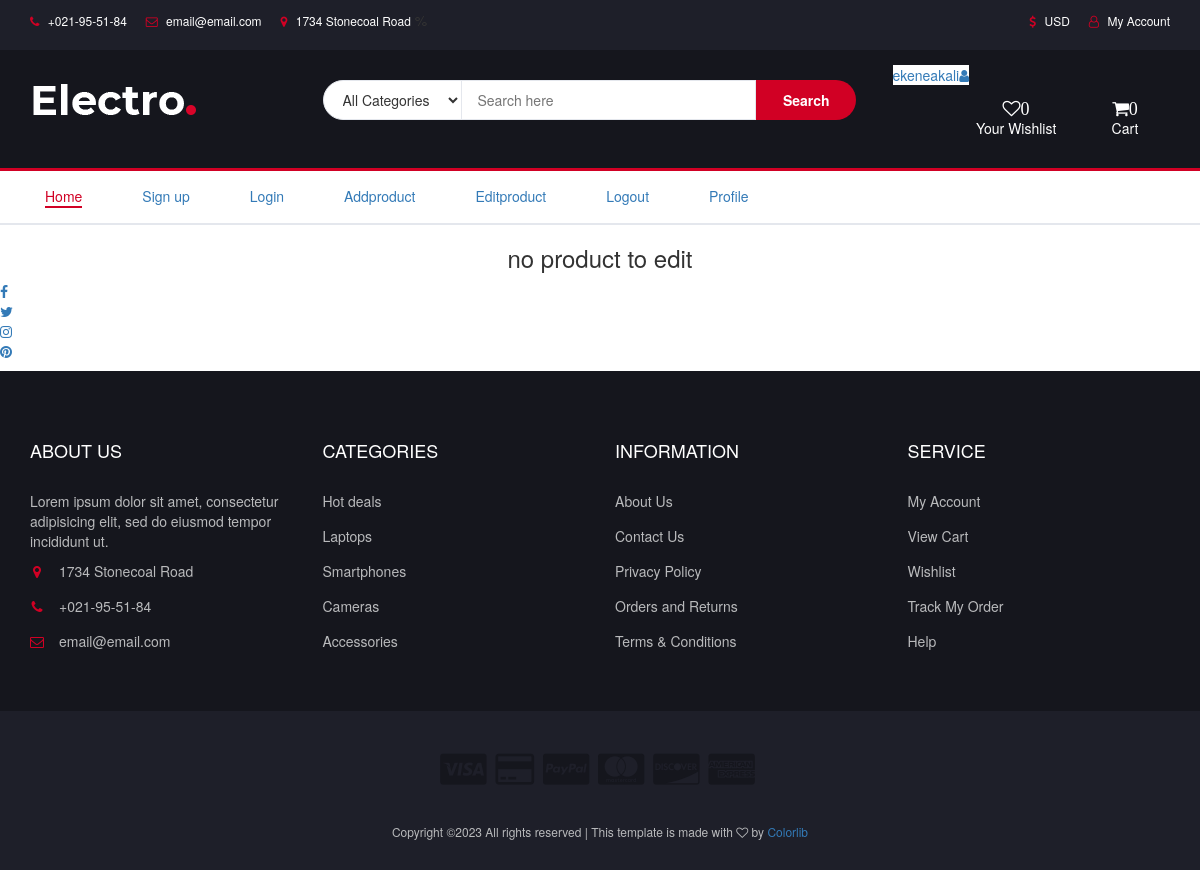
Page /web-project/view-post (signed in) on the earlier database version.
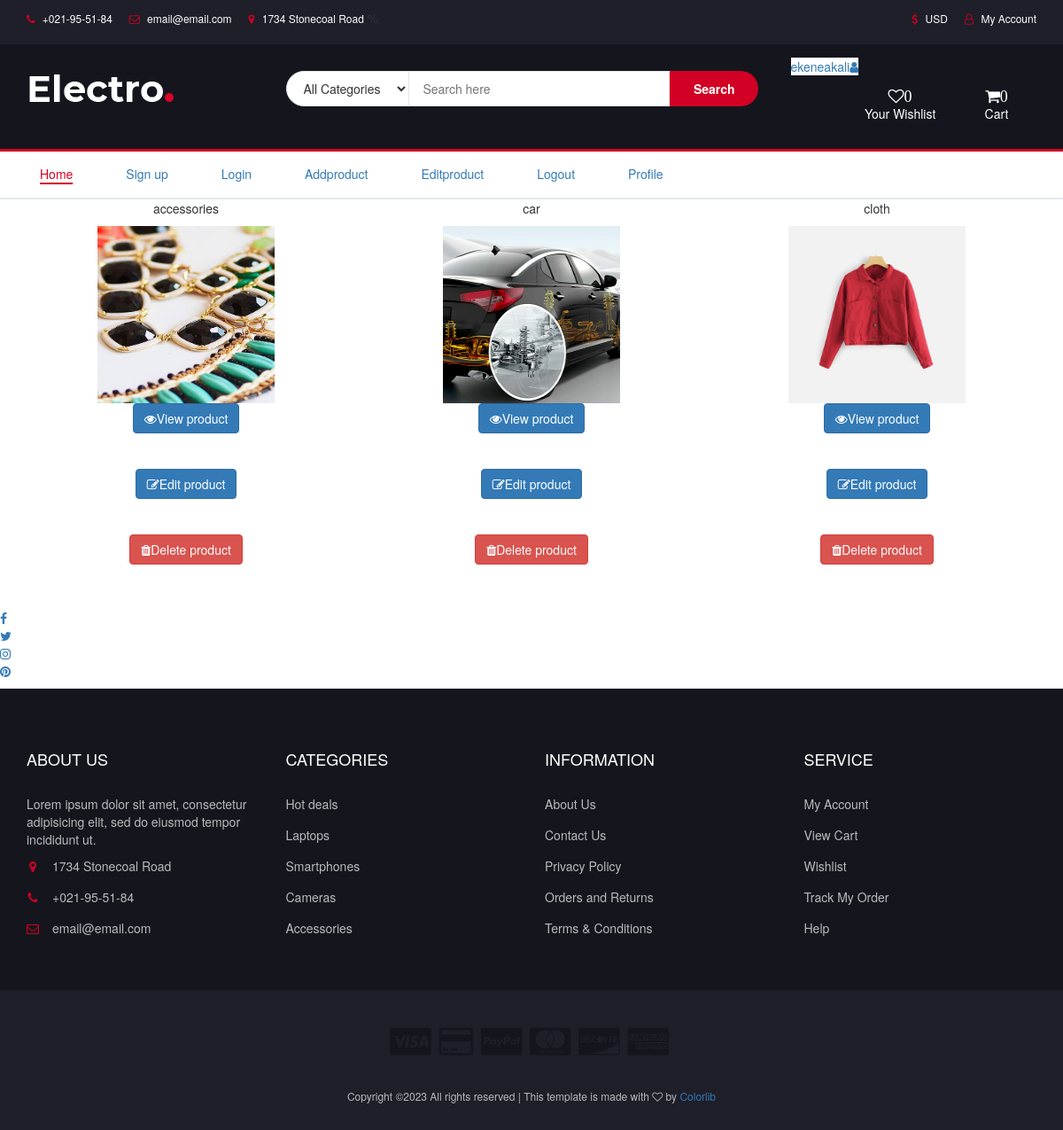
Same page on the later database version.
### frontend/models.py (models this page shows, shortened)
class Product(models.Model):
    name = models.CharField(max_length=50)
    image = models.FileField(upload_to="document")
    price = models.IntegerField()
    created_by = models.CharField(max_length=50)
    user = models.ForeignKey(User, on_delete=models.CASCADE)
    description = models.TextField()
    likes = models.ManyToManyField(User, related_name='likes', blank=True)
    favourite = models.ManyToManyField(User, related_name='favourite', blank=True)
    created_at = models.DateTimeField(auto_now_add=True)
    updated_at = models.DateTimeField(auto_now=True)
    class Meta():
        verbose_name_plural = 'Product'
    class Meta():
        ordering = ['-created_at',]

### frontend/views.py (the view)
# urls.py: path('view-post', views.view_post, name='view_post'),
def view_post(request):
    post = Product.objects.filter(user=request.user)
    return render(request, 'frontend/view-post.html', {'post':post})

### templates/frontend/view-post.html (shortened to what this page needs)
{% extends "frontend/base.html" %}
{% load static %}
{% block content %}
<center>
    <div class="container">
        <div class="row">
            {% if post %}
                {% for x in post %}
                    <div class="col-md-4">
                        <p>
                            {{x.name}}
                        </p>
                        <img src="{{x.image.url}}" alt="img" height="200px" width="200px"><br>
                        <p>
                            <a href="{% url 'frontend:two' x.id %}" class="btn btn-primary"><i class="fa fa-eye"></i>View product</a><br><br><br>
                            <a href="{% url 'frontend:edit_post' x.id %}" class="btn btn-primary"><i class="fa fa-edit"></i>Edit product</a><br><br><br>
                            <a href="{% url 'frontend:delete_post' x.id %}" class="btn btn-danger"><i class="fa fa-trash"></i>Delete product</a><br><br><br>
                        </p>
                    </div>
                {% endfor %}
                {% else %}
                    <h3>no product to edit</h3>
            {% endif %}
        </div>
    </div>
</center>
{% endblock %}

Differences in the rows shown:
added Product: name "accessories", image (picture)
added Product: name "car", image (picture)
added Product: name "cloth", image (picture)
Other differences:
text no longer shown: "no product to edit"
